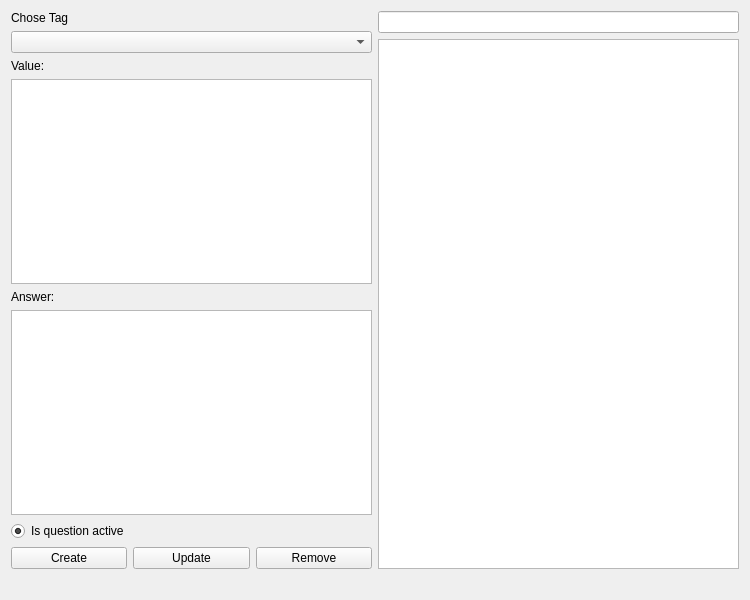
<?xml version="1.0" encoding="UTF-8"?>
<ui version="4.0">
 <class>QuestionView</class>
 <widget class="QWidget" name="QuestionView">
  <property name="geometry">
   <rect>
    <x>0</x>
    <y>0</y>
    <width>750</width>
    <height>600</height>
   </rect>
  </property>
  <property name="windowTitle">
   <string>Form</string>
  </property>
  <layout class="QVBoxLayout" name="verticalLayout_3">
   <item>
    <layout class="QHBoxLayout" name="horizontalLayout">
     <item>
      <layout class="QVBoxLayout" name="verticalLayout">
       <item>
        <layout class="QVBoxLayout" name="verticalLayout_2">
         <item>
          <widget class="QLabel" name="l_chose_tag">
           <property name="text">
            <string>Chose Tag</string>
           </property>
          </widget>
         </item>
         <item>
          <widget class="QComboBox" name="cb_tags"/>
         </item>
         <item>
          <widget class="QLabel" name="l_value">
           <property name="text">
            <string>Value:</string>
           </property>
          </widget>
         </item>
         <item>
          <widget class="QTextEdit" name="te_value"/>
         </item>
         <item>
          <widget class="QLabel" name="l_answer">
           <property name="text">
            <string>Answer:</string>
           </property>
          </widget>
         </item>
         <item>
          <widget class="QTextEdit" name="te_answer"/>
         </item>
         <item>
          <widget class="QRadioButton" name="rb_isActive">
           <property name="text">
            <string>Is question active</string>
           </property>
           <property name="checked">
            <bool>true</bool>
           </property>
          </widget>
         </item>
         <item>
          <layout class="QHBoxLayout" name="horizontalLayout_3">
           <item>
            <widget class="QPushButton" name="b_create_question">
             <property name="text">
              <string>Create</string>
             </property>
            </widget>
           </item>
           <item>
            <widget class="QPushButton" name="b_update_question">
             <property name="text">
              <string>Update</string>
             </property>
            </widget>
           </item>
           <item>
            <widget class="QPushButton" name="b_remove_question">
             <property name="text">
              <string>Remove</string>
             </property>
            </widget>
           </item>
          </layout>
         </item>
        </layout>
       </item>
      </layout>
     </item>
     <item>
      <layout class="QVBoxLayout" name="hl_questions_searching">
       <property name="leftMargin">
        <number>0</number>
       </property>
       <item>
        <widget class="QLineEdit" name="le_searching_bar"/>
       </item>
       <item>
        <widget class="QListView" name="lv_created_quesions">
         <property name="editTriggers">
          <set>QAbstractItemView::NoEditTriggers</set>
         </property>
        </widget>
       </item>
      </layout>
     </item>
    </layout>
   </item>
   <item>
    <widget class="QLabel" name="l_info">
     <property name="autoFillBackground">
      <bool>true</bool>
     </property>
     <property name="text">
      <string/>
     </property>
    </widget>
   </item>
  </layout>
 </widget>
 <resources/>
 <connections/>
</ui>
